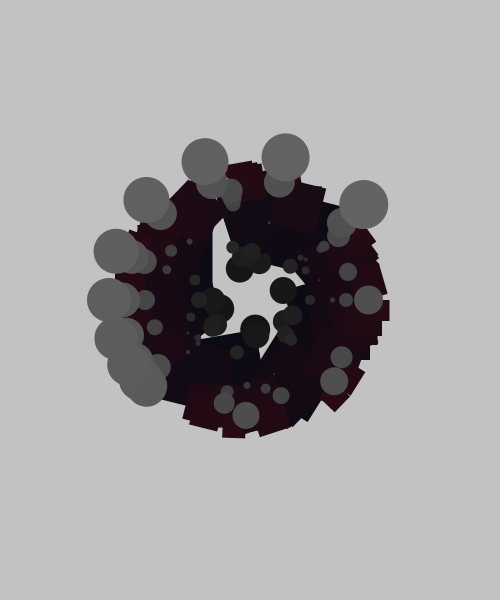
Frame 1 (no input)
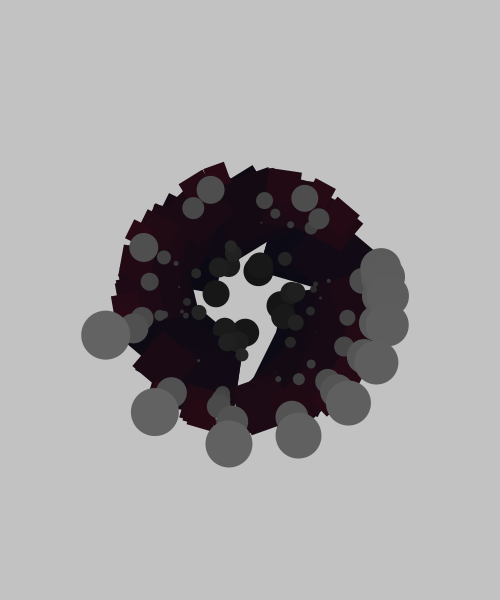
Frame 60 (the mouse pressed at the canvas centre just before this capture)
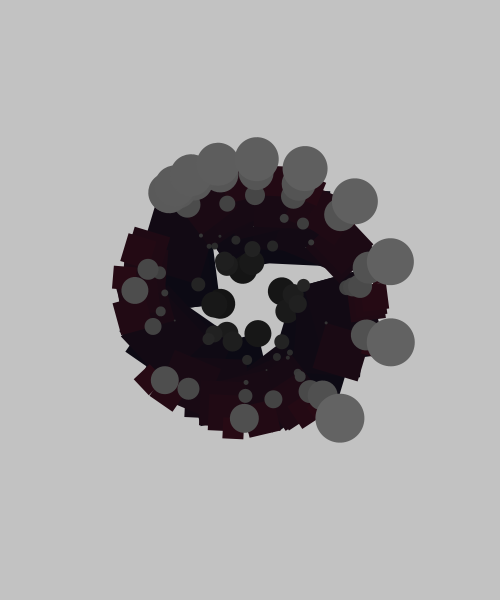
Frame 120 (the mouse held since frame 60 and released just before this capture)

The Processing sketch that drew these frames (run headless with seeded random() and noise(); from frame 60 on, the mouse is pressed at the canvas centre):

// Processing sketch: processing_60232
// ── processing_60232.pde


float r;
void setup(){
  size(500,600); 
 noStroke();
} 

void draw(){
  fill(100,100);
  background(0xFFFFFF);
  float a = (mouseX / (float) width) * 90;
  smooth();
  rect(0,0,width,height);
  stroke(599);
  translate(width/2, height/2);
  noStroke();
 rotate(r);
  //float(mouseX)/float(width); est un nombre entre 0 et 1
  float angle = 360* float(mouseX)/float(width);
  for(int i=20;i<100;i++){
    fill(i/2,10,20);
    rotate(radians(360/90)*i);    
    rect(i*1.5,0,100-i,100-i);
    fill(i);
    ellipse(i*1.5,0,50-i,50-i);
  }
  r=r+0.700;

}
